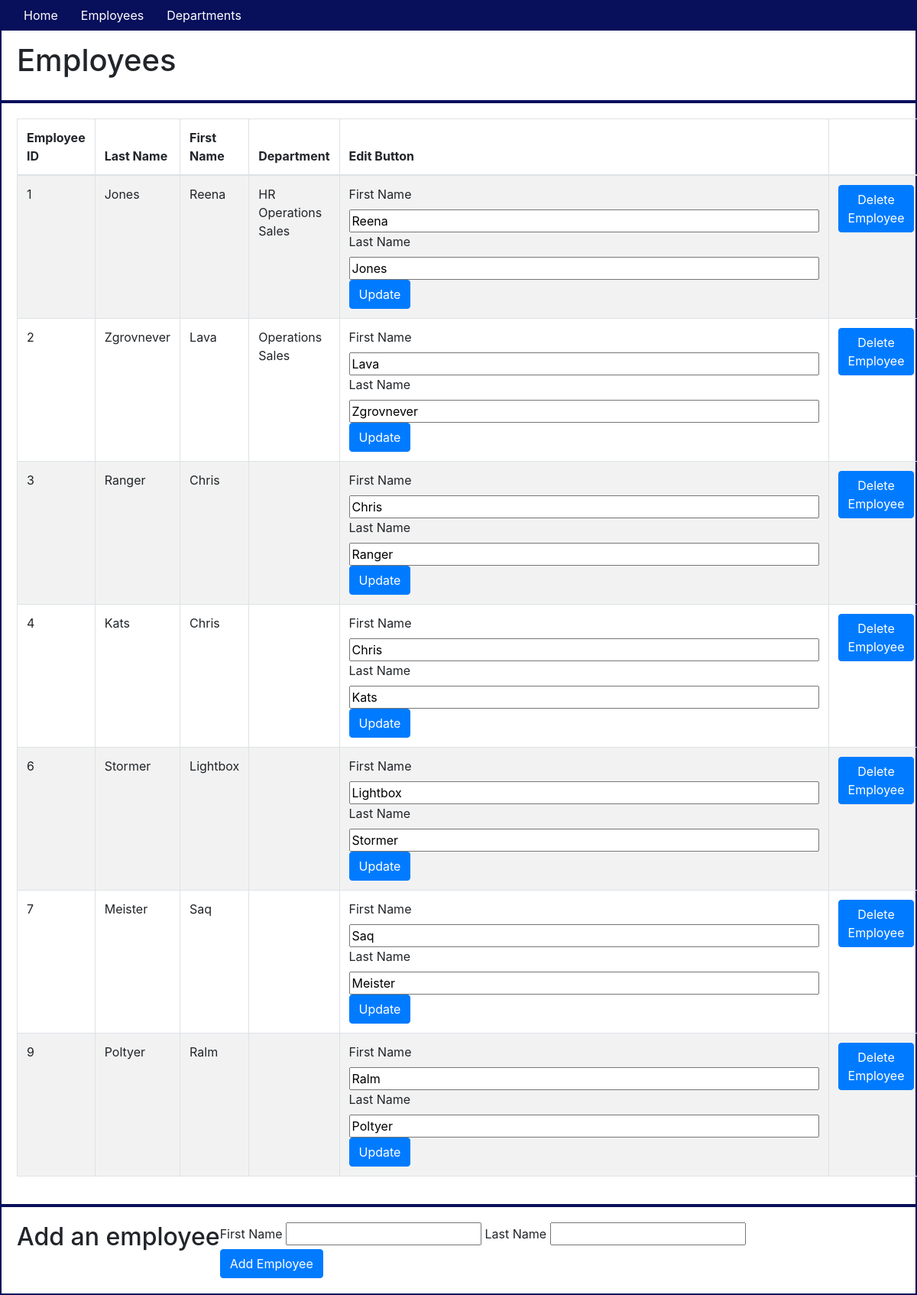
Page /employees on the earlier database version.
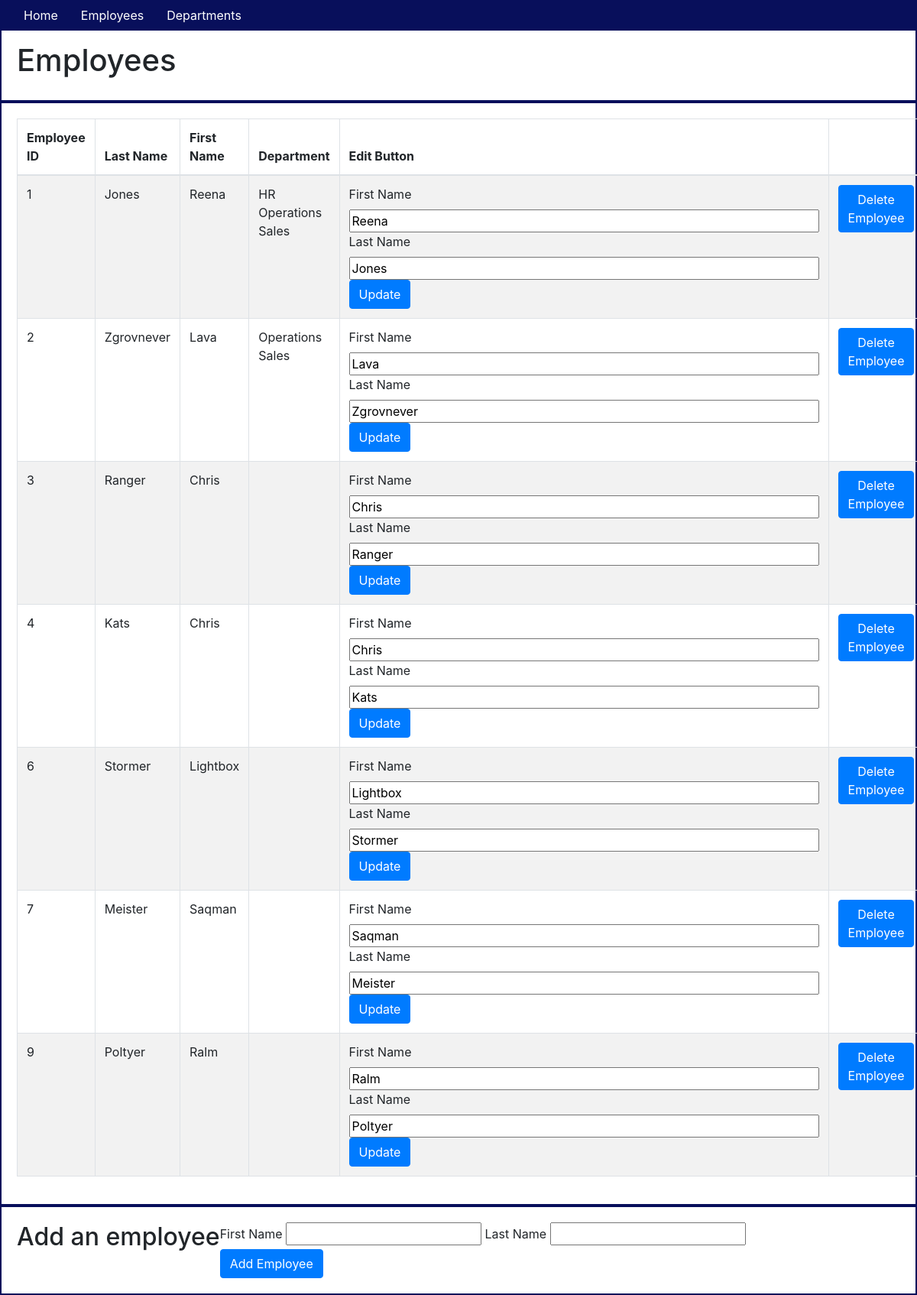
Same page on the later database version.
### app/models.py (models this page shows, shortened)
class Employee(db.Model):
    id = db.Column(db.Integer, primary_key=True)
    first_name = db.Column(db.String(64))
    last_name = db.Column(db.String(64), index=True)
    departments = db.relationship('Department', secondary=links, backref='employee', lazy='dynamic')

class Department(db.Model):
    id = db.Column(db.Integer, primary_key=True)
    name = db.Column(db.String(64))
    employees = db.relationship('Employee', secondary=links, backref='department', lazy='dynamic')
    def __repr__(self):
        return '<{} Department>'.format(self.name)

### app/routes.py (the view)
@app.route('/employees')
def show_employees():
    employees = Employee.query.all()
    departments = Department.query.all()
    return render_template('employees.html', title="Employees", employees=employees, departments=departments)

### app/templates/employees.html (shortened to what this page needs)
{% extends "base.html" %} {% block content %}
<div class="container-fluid">
    <div class="row">
        <h1>Employees</h1>
    </div>
    <div class="row">
        <table class="table table-striped table-bordered">
            <thead>
                <th>Employee ID</th>
                <th>Last Name</th>
                <th>First Name</th>
                <th>Department</th>
                <th>Edit Button</th>
                <th></th>
            </thead>
            <tbody>
                {% for employee in employees %}
                <tr>
                    <td>{{employee.id}}</td>
                    <td>{{employee.last_name}}</td>
                    <td>{{employee.first_name}}</td>
                    <td>
                        {% for employee_department in employee.departments %} {{employee_department.name}} {% endfor %}
                    </td>
                    <td>
                        <form method="POST" action="/employees/{{employee.id}}/update">
                            <label for="first_name">First Name</label>
                            <input type="text" value="{{employee.first_name}}" name="new_first_name" size="55"><br>
                            <label for="last_name">Last Name</label>
                            <input type="text" value="{{employee.last_name}}" name="new_last_name" size="55"><br>
                            <button type="submit" class="btn btn-primary" value="Update">Update</button>
                        </form>
                    </td>
                    <td>
                        <form action="{{url_for('delete_employee', employee_id=employee.id)}}" method="POST">
                            <button type="submit" class="btn btn-primary" value="Delete Employee">Delete
                                Employee</button>
                        </form>
                    </td>
                </tr>
                {% endfor %}
            </tbody>
        </table>
    </div>
    <div class="row">
        <h2>Add an employee</h2>
        <form action="/employees" method="POST">
            <label for="first_name">First Name</label>
            <input type="text" name="first_name" id="first_name" required />
            <label for="last_name">Last Name</label>
            <input type="text" name="last_name" id="last_name" required />
            <br>
            <button type="submit" class="btn btn-primary" value="Add Employee">Add Employee</button>
        </form>
    </div>
</div>
{% endblock %}

### app/templates/base.html (shortened to what this page needs)
<!DOCTYPE html>
<html lang="en">
<head>
    <link rel="stylesheet" href="../static/css/styles.css">
    <link rel="stylesheet" href="https://stackpath.bootstrapcdn.com/bootstrap/4.4.1/css/bootstrap.min.css">
</head>
<body>
    <div class="header">
        <nav class="navbar fixed-top navbar-expand-sm">
            <div class="collapse navbar-collapse" id="navbarMenu">
                <ul class="navbar-nav">
                    <li><a href="/">Home</a></li>
                    <li><a href="/employees">Employees</a></li>
                    <li><a href="/departments">Departments</a></li>
                </ul>
            </div>
        </nav>
    </div>
    <hr> {% block content %}{% endblock %}
</body>
</html>

### app/static/css/styles.css (style rules this page uses)
nav { background-color: #080F5B; }
nav a { color: white; padding: 15px }
.navbar-nav { list-style-type: none; }
.row { padding: 20px; border: solid #080F5B 2px; }
li { list-style-type: none; }

Differences in the rows shown:
changed Employee "Meister": first_name "Saq" → "Saqman"; new_first_name "Saq" → "Saqman"
